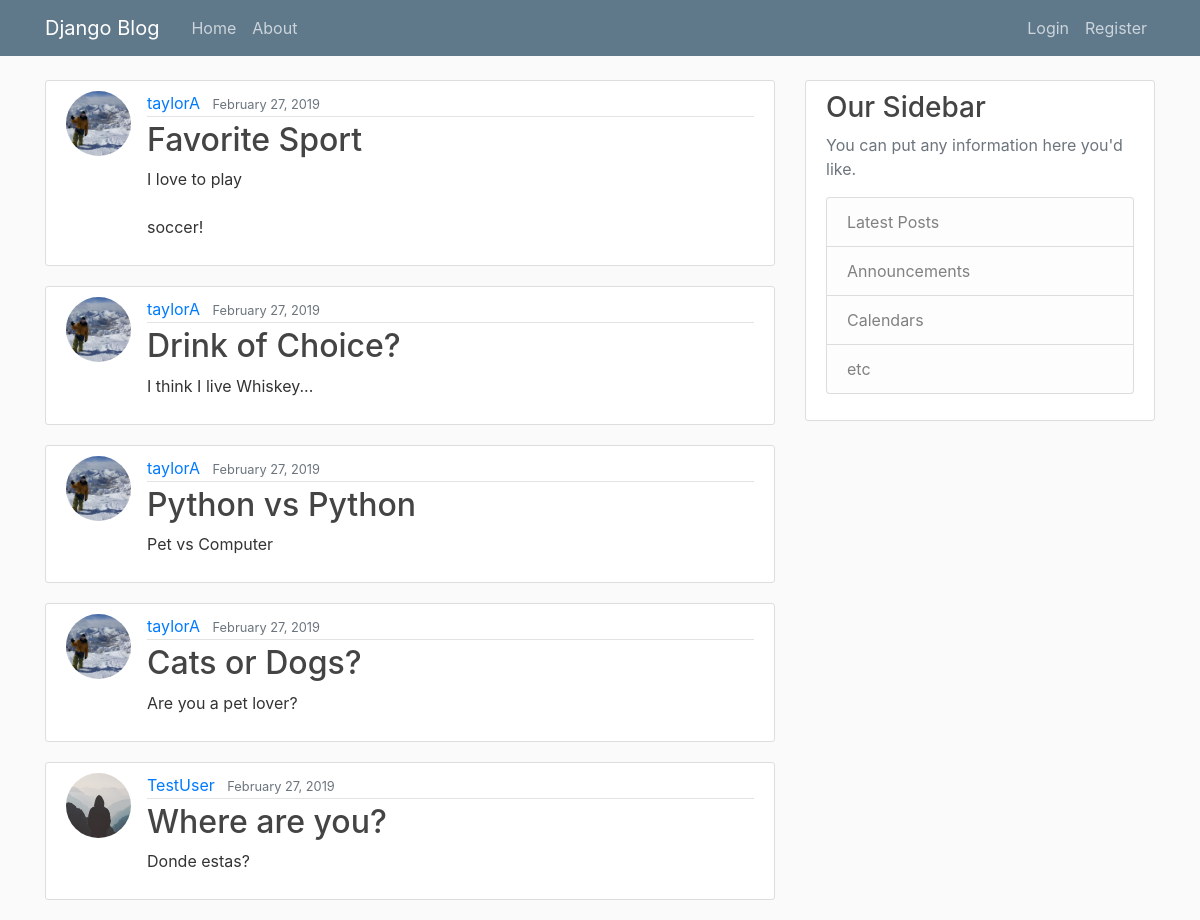
Before: / with the older database file.
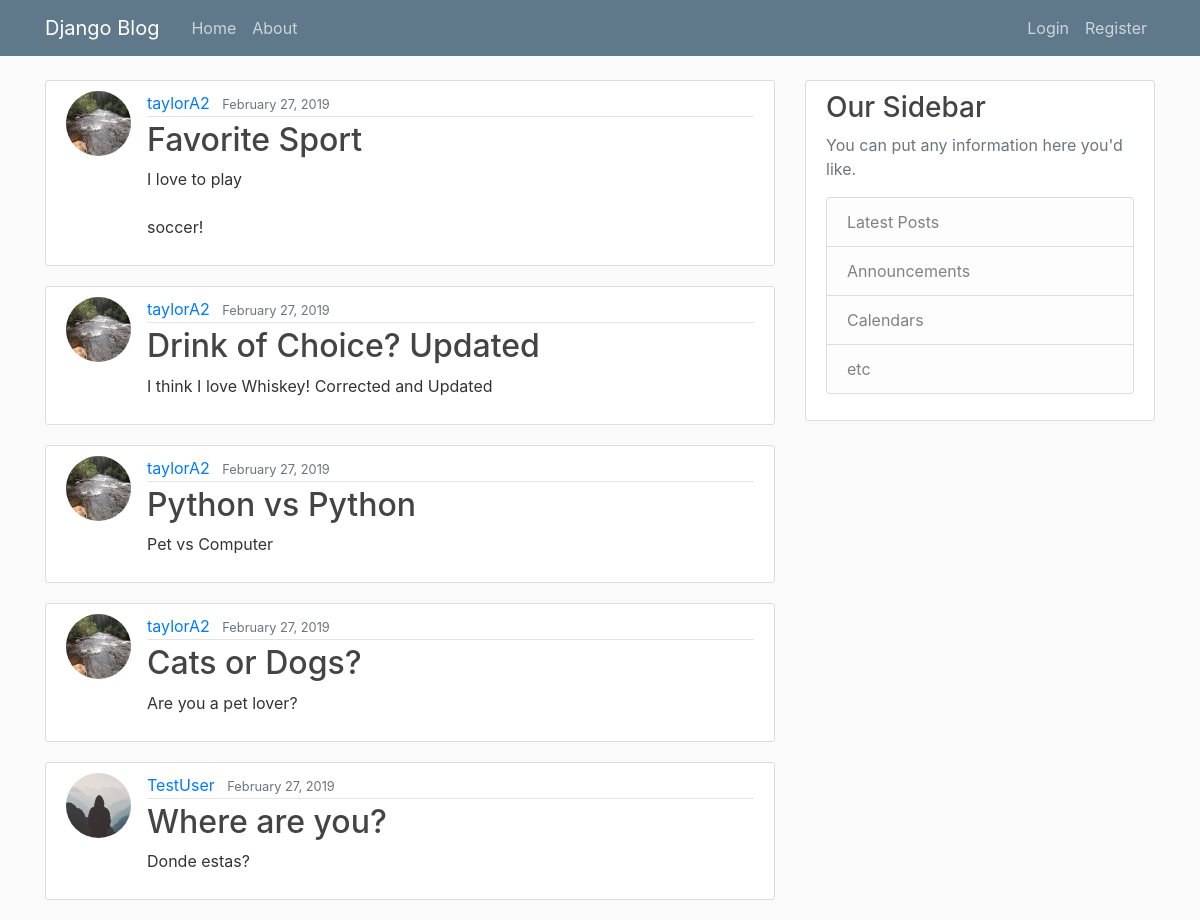
After: the same page with the newer database file.
### blog/models.py (models this page shows, shortened)
class Post(models.Model):
    title = models.CharField(max_length=100)
    content = models.TextField()
    date_posted = models.DateTimeField(default=timezone.now)
    author = models.ForeignKey(User, on_delete=models.CASCADE)

### users/models.py (models this page shows, shortened)
class Profile(models.Model):
    user = models.OneToOneField(User, on_delete=models.CASCADE)
    image = models.ImageField(default='default.jpg', upload_to='profile_pics')

### blog/views.py (the view)
# urls.py: path('', PostListView.as_view(), name='blog-home'),
class PostListView(ListView):
    model = Post
    template_name = 'blog/home.html'
    context_object_name = 'posts'
    ordering = ['-date_posted']
    paginate_by = 5

### blog/templates/blog/home.html
{% extends 'blog/base.html' %}
{% block content %}
    {% for post in posts %}
        <article class="media content-section">
            <img class='rounded-circle article-img' src='{{ post.author.profile.image.url }}'>
            <div class="media-body">
                <div class="article-metadata">
                    <a class="mr-2" href="#">{{ post.author }}</a>
                    <small class="text-muted">{{ post.date_posted|date:'F d, Y' }}</small>
                </div>
                <h2><a class="article-title" href="{% url 'post-detail' post.id %}">{{ post.title }}</a></h2>
                <p class="article-content">{{ post.content }}</p>
            </div>
        </article>
    {% endfor %}
{% endblock %}

Changed rows visible on the page:
changed through a linked row, Post "Favorite Sport": author.profile.image: a different picture; author "taylorA" → "taylorA2"
changed Post: author.profile.image: a different picture; author "taylorA" → "taylorA2"; title "Drink of Choice?" → "Drink of Choice? Updated"; content "I think I live Whiskey..." → "I think I love Whiskey! Corrected and Updated"
changed through a linked row, Post "Python vs Python": author.profile.image: a different picture; author "taylorA" → "taylorA2"
changed through a linked row, Post "Cats or Dogs?": author.profile.image: a different picture; author "taylorA" → "taylorA2"
